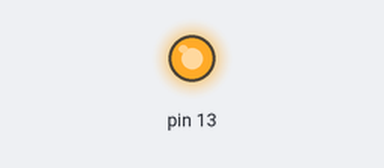
A sketch run on a simulated Arduino Uno, built with avr-gcc and run on an emulated ATmega328P. Parts: output pins drawn as LEDs (lit = HIGH).

Above: at 0.5 s.
At 1.7 s:
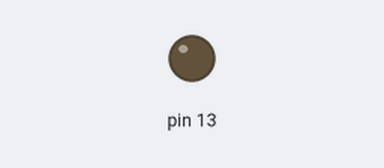
Timing chart, 0 to 9.1 s (numbered marks = the images above):
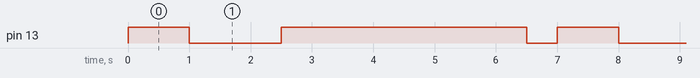

Measured:
- by itself, pin 13: repeats every 7.0 s: LOW 1.5 s, HIGH 4.0 s, LOW 0.50 s, HIGH 1.0 s
- by itself, everything shown: repeats every 7.0 s, in 4 steps

The sketch:

doctor.ino
```cpp
void setup() {

  pinMode(13, OUTPUT);
}

// the loop function runs over and over again forever
void loop() {
  digitalWrite(13, HIGH);   // turn the LED on (HIGH is the voltage level)
  delay(1000);               //
  digitalWrite(13, LOW);    // turn the LED off by making the voltage LOW
  delay(1500);               //
    digitalWrite(13, HIGH);   // turn the LED on (HIGH is the voltage level)
  delay(4000);               //
  digitalWrite(13, LOW);    // turn the LED off by making the voltage LOW
  delay(500);
}
```
